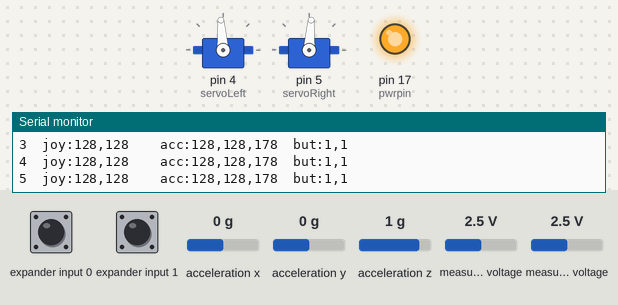
The sketch below on a simulated Arduino Uno, built with avr-gcc and run on an emulated ATmega328P. Parts: 2 × servo, output pins drawn as LEDs (lit = HIGH), the last lines printed to the serial monitor. Wiring (inferred from the names in the program): Wii Nunchuk at I2C address 0x52. The inputs (shaded band) are chosen by the test bench; at power-on: acceleration x 0 g, acceleration y 0 g, expander input 0 HIGH, expander input 1 HIGH, acceleration z 1 g, measured voltage 2.5 V.

Above: at 1.3 s.
1.4 s: acceleration x set to -1.4 g
At 2.5 s:
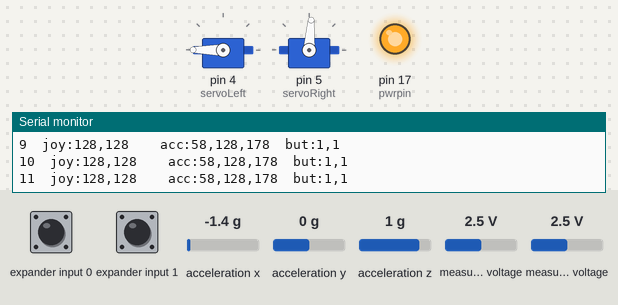
3.0 s: acceleration y set to -1.4 g
At 4.3 s:
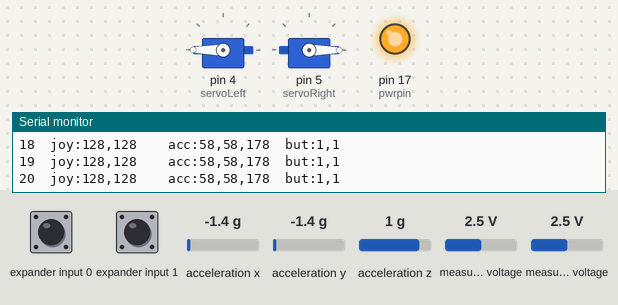
4.6 s: acceleration x set to -0.8 g
At 5.2 s:
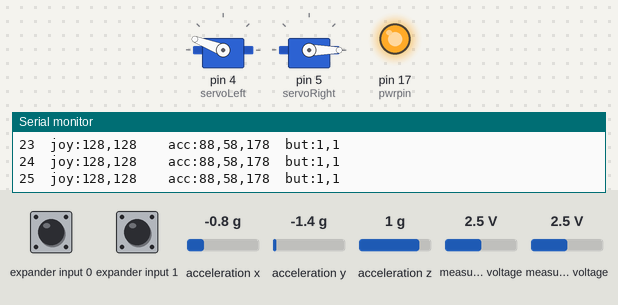
6.2 s: acceleration y set to -0.8 g
At 7.2 s:
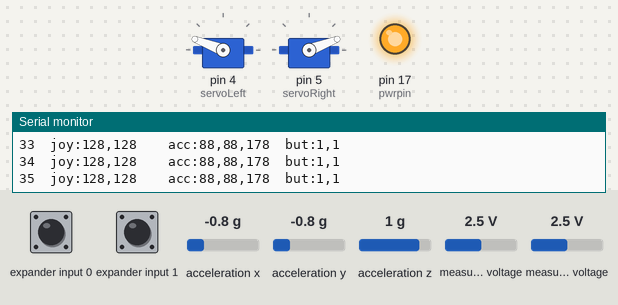
7.8 s: acceleration x set to 0 g
At 9.1 s:
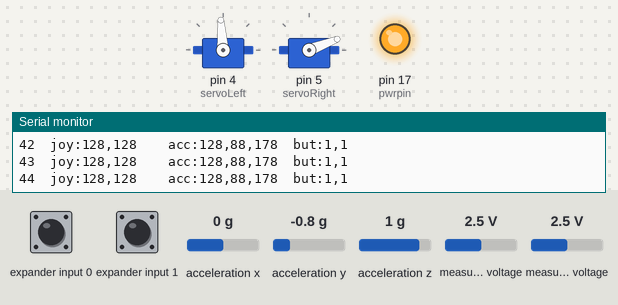
9.5 s: acceleration y set to 0.8 g
At 9.9 s:
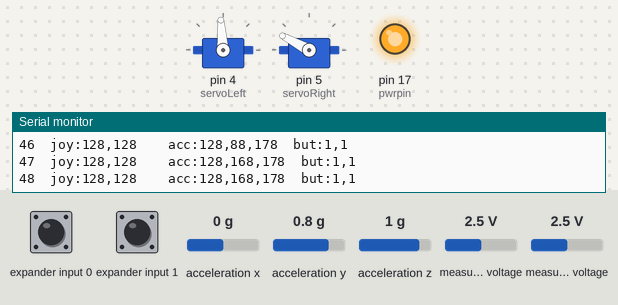
Timing chart, 0 to 12.1 s (numbered marks = the images above; inputs shaded):
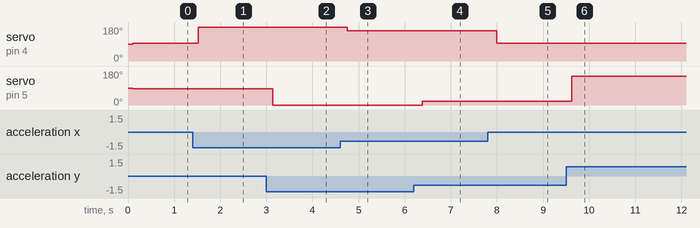

Measured:
- after the input at 1.4 s, servo on pin 4 (servoLeft): 94° → 180° after 0.12 s
- after the input at 3.0 s, servo on pin 5 (servoRight): 86° → 0° after 0.14 s
- after the input at 4.6 s, servo on pin 4 (servoLeft): 180° → 159° after 0.16 s
- after the input at 6.2 s, servo on pin 5 (servoRight): 0° → 21° after 0.18 s
- after the input at 7.8 s, servo on pin 4 (servoLeft): 159° → 94° after 0.20 s
- after the input at 9.5 s, servo on pin 5 (servoRight): 21° → 152° after 0.12 s

The sketch:

test_nunchuck_controls.ino
```cpp
/*
 * NunchuckPrint
 *
 * 2007 Tod E. Kurt, http://todbot.com/blog/
 *
 * Change log:
 *
 *    Mark Tashiro -    Changed Wire.read to Wire.write
 *                      Changed Wire.receive to Wire.read
 *                      Added code for servos
 *
 */

#include <Wire.h>
#include <Servo.h>

Servo servoLeft;          // Define left servo
Servo servoRight;         // Define right servo

static uint8_t nunchuck_buf[6];   // array to store nunchuck data,

void setup()
{
  Serial.begin(19200);

  servoLeft.attach(4);  // Set left servo to digital pin 10
  servoRight.attach(5);  // Set right servo to digital pin 9

  nunchuck_setpowerpins(); // use analog pins 2&3 as fake gnd & pwr
  nunchuck_init(); // send the initilization handshake
  Serial.print ("Finished setup\n");
}

void loop()
{
  nunchuck_get_data();

// map nunchuk data to a servo data point
  int x_axis = map(nunchuck_buf[0], 23, 222, 0, 180);
  int y_axis = map(nunchuck_buf[1], 32, 231, 180, 0);
  int accel_x_axis = map(nunchuck_buf[2], 75, 185, 180, 0);
  int accel_y_axis = map(nunchuck_buf[3], 75, 185, 0,180); // * 2 * 2;
//  int accel_z_axis = nunchuck_buf[4]; // * 2 * 2;

//move servo to desired position based on Wii nunchuk reading
  servoLeft.write(accel_x_axis);
  servoRight.write(accel_y_axis);

// un-comment next line to print data to serial monitor
  nunchuck_print_data();

}


//
// Nunchuck functions
//

// Uses port C (analog in) pins as power & ground for Nunchuck
static void nunchuck_setpowerpins()
{
#define pwrpin PORTC3
#define gndpin PORTC2
    DDRC |= _BV(pwrpin) | _BV(gndpin);
    PORTC &=~ _BV(gndpin);
    PORTC |=  _BV(pwrpin);
    delay(100);  // wait for things to stabilize
}

// initialize the I2C system, join the I2C bus,
// and tell the nunchuck we're talking to it
void nunchuck_init()
{
  Wire.begin();                      // join i2c bus as master
  Wire.beginTransmission(0x52);     // transmit to device 0x52
  Wire.write(0x40);            // sends memory address
  Wire.write(0x00);            // sends sent a zero.
  Wire.endTransmission();     // stop transmitting
}

// Send a request for data to the nunchuck
// was "send_zero()"
void nunchuck_send_request()
{
  Wire.beginTransmission(0x52);     // transmit to device 0x52
  Wire.write(0x00);            // sends one byte
  Wire.endTransmission();     // stop transmitting
}

// Receive data back from the nunchuck,
int nunchuck_get_data()
{
    int cnt=0;
    Wire.requestFrom (0x52, 6);     // request data from nunchuck
    while (Wire.available ()) {
      // receive byte as an integer
      nunchuck_buf[cnt] = nunchuk_decode_byte(Wire.read());
      cnt++;
    }
    nunchuck_send_request();  // send request for next data payload
    // If we recieved the 6 bytes, then go print them
    if (cnt >= 5) {
     return 1;   // success
    }
    return 0; //failure
}

// Print the input data we have recieved
// accel data is 10 bits long
// so we read 8 bits, then we have to add
// on the last 2 bits.  That is why I
// multiply them by 2 * 2
void nunchuck_print_data()
{
  static int i=0;
  int joy_x_axis = nunchuck_buf[0];
  int joy_y_axis = nunchuck_buf[1];

  int accel_x_axis = nunchuck_buf[2]; // * 2 * 2;
  int accel_y_axis = nunchuck_buf[3]; // * 2 * 2;
  int accel_z_axis = nunchuck_buf[4]; // * 2 * 2;


  int z_button = 0;
  int c_button = 0;

  // byte nunchuck_buf[5] contains bits for z and c buttons
  // it also contains the least significant bits for the accelerometer data
  // so we have to check each bit of byte outbuf[5]
  if ((nunchuck_buf[5] >> 0) & 1)
    z_button = 1;
  if ((nunchuck_buf[5] >> 1) & 1)
    c_button = 1;

  if ((nunchuck_buf[5] >> 2) & 1)
    accel_x_axis += 2;
  if ((nunchuck_buf[5] >> 3) & 1)
    accel_x_axis += 1;

  if ((nunchuck_buf[5] >> 4) & 1)
    accel_y_axis += 2;
  if ((nunchuck_buf[5] >> 5) & 1)
    accel_y_axis += 1;

  if ((nunchuck_buf[5] >> 6) & 1)
    accel_z_axis += 2;
  if ((nunchuck_buf[5] >> 7) & 1)
    accel_z_axis += 1;

  Serial.print(i,DEC);
  Serial.print("\t");

  Serial.print("joy:");
  Serial.print(joy_x_axis,DEC);
  Serial.print(",");
  Serial.print(joy_y_axis, DEC);
  Serial.print("  \t");

  Serial.print("acc:");
  Serial.print(accel_x_axis, DEC);
  Serial.print(",");
  Serial.print(accel_y_axis, DEC);
  Serial.print(",");
  Serial.print(accel_z_axis, DEC);
  Serial.print("\t");

  Serial.print("but:");
  Serial.print(z_button, DEC);
  Serial.print(",");
  Serial.print(c_button, DEC);

  Serial.print("\r\n");  // newline
  i++;
  delay(200);
}

// Encode data to format that most wiimote drivers except
// only needed if you use one of the regular wiimote drivers
char nunchuk_decode_byte (char x)
{
  x = (x ^ 0x17) + 0x17;
  return x;
}
```
